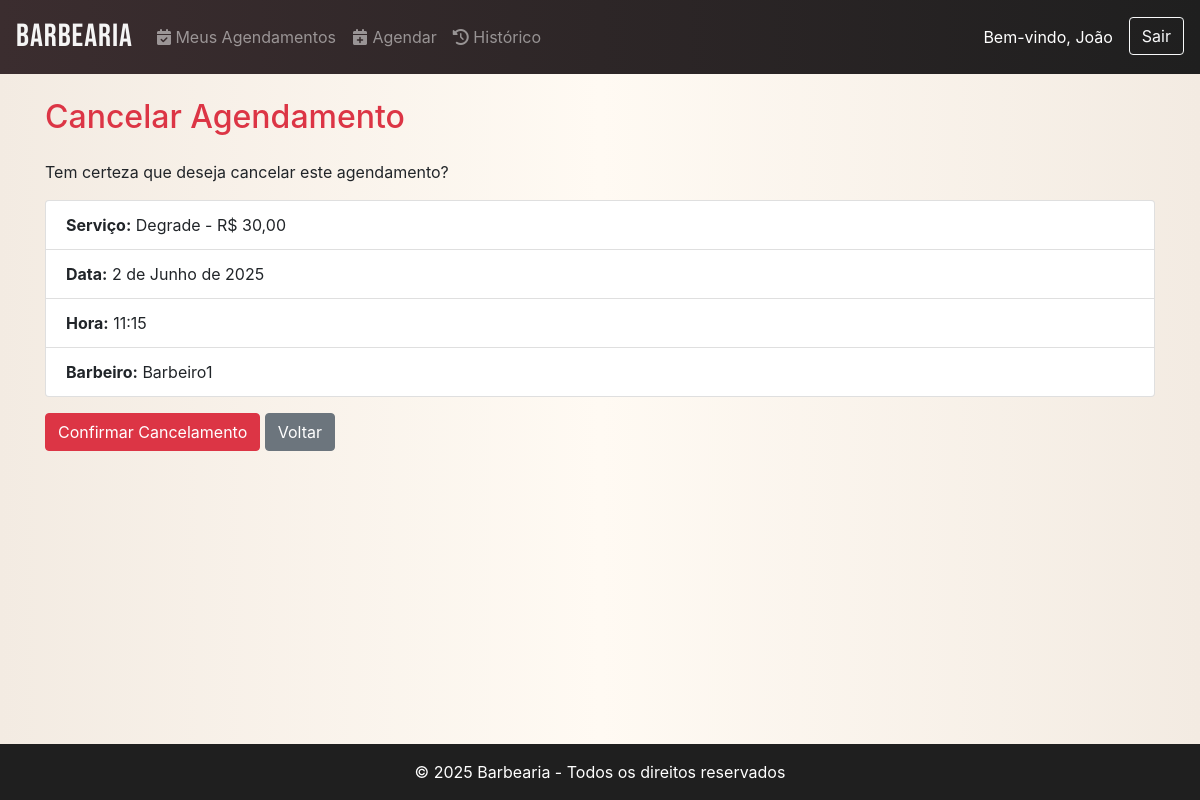
The page /agendamentos/agendamentos/cancelar/16/ (signed in) on the database its author committed.
### barbershop/users/models.py (models this page shows, shortened)
class User(AbstractUser):
    username = models.CharField(max_length=150, unique=False, blank=True)
    email = models.EmailField(unique=True)
    is_client = models.BooleanField(default=False)
    is_barber = models.BooleanField(default=False)
    must_change_password = models.BooleanField(default=False)  # 👈 Adicione isso
    USERNAME_FIELD = 'email'  # login será feito via email
    REQUIRED_FIELDS = ['username']  # campos obrigatórios além do email

### barbershop/appointments/models.py (models this page shows, shortened)
class Appointment(models.Model):
    client = models.ForeignKey(settings.AUTH_USER_MODEL, on_delete=models.CASCADE, related_name='appointments', limit_choices_to={'is_client': True})
    barber = models.ForeignKey(settings.AUTH_USER_MODEL, on_delete=models.CASCADE, related_name='appointments_barber', limit_choices_to={'is_barber': True})
    service = models.ForeignKey(Service, on_delete=models.CASCADE)
    date = models.DateField()
    time = models.TimeField()
    class Meta:
        unique_together = ('barber', 'date', 'time')  # Garante que não haja conflito de horário
    STATUS_CHOICES = [
        ('pendente', 'Pendente'),
        ('confirmado', 'Confirmado'),
        ('concluido', 'Concluído'),
        ('cancelado', 'Cancelado'),
    ]
    status = models.CharField(max_length=10, choices=STATUS_CHOICES, default='pendente')

class Service(models.Model):
    barber = models.ForeignKey(settings.AUTH_USER_MODEL, on_delete=models.CASCADE, limit_choices_to={'is_barber': True})
    name = models.CharField(max_length=100)
    price = models.DecimalField(max_digits=6, decimal_places=2)

### barbershop/appointments/views.py (the view)
# urls.py: path('agendamentos/cancelar/<int:pk>/', views.cancelar_agendamento, name='cancelar_agendamento'),  # ✅ Nova rota
@login_required
def cancelar_agendamento(request, pk):
    agendamento = get_object_or_404(Appointment, pk=pk, client=request.user)
    if request.method == 'POST':
        agendamento.status = 'cancelado'
        agendamento.save()
        return redirect('appointments:list')
    return render(request, 'appointments/cancelar_confirmacao.html', {'agendamento': agendamento})

### barbershop/appointments/templates/appointments/cancelar_confirmacao.html (shortened to what this page needs)
{% extends 'base.html' %}
{% block content %}
<h2 class="mb-4 text-danger">Cancelar Agendamento</h2>
<p>Tem certeza que deseja cancelar este agendamento?</p>
<ul class="list-group mb-3">
  <li class="list-group-item"><strong>Serviço:</strong> {{ agendamento.service.name }} - R$ {{ agendamento.service.price }}</li>
  <li class="list-group-item"><strong>Data:</strong> {{ agendamento.date }}</li>
  <li class="list-group-item"><strong>Hora:</strong> {{ agendamento.time }}</li>
  <li class="list-group-item"><strong>Barbeiro:</strong> {{ agendamento.barber.username }}</li>
</ul>
<form method="post">
  <button type="submit" class="btn btn-danger">Confirmar Cancelamento</button>
  <a href="{% url 'appointments:list' %}" class="btn btn-secondary">Voltar</a>
</form>
{% endblock %}

### barbershop/templates/base.html (shortened to what this page needs)
<!DOCTYPE html>
<html lang="pt-br">
<head>
    <link href="https://stackpath.bootstrapcdn.com/bootstrap/4.5.2/css/bootstrap.min.css" rel="stylesheet">
    <link href="https://cdnjs.cloudflare.com/ajax/libs/font-awesome/6.4.0/css/all.min.css" rel="stylesheet">
</head>
<body>
    <nav class="navbar navbar-expand-lg navbar-dark">
        <a class="navbar-brand" href="/">Barbearia</a>
        <div class="collapse navbar-collapse">
            <ul class="navbar-nav mr-auto">
                {% if user.is_authenticated %}
                    {% if user.is_barber or user.is_staff %}
                        <li class="nav-item">
                            <a class="nav-link text-warning" href="{% url 'dashboard:criar_servico' %}">
                                <i class="fas fa-scissors"></i> Criar Serviço
                            </a>
                        </li>
                    {% else %}
                        <li class="nav-item">
                            <a class="nav-link" href="{% url 'appointments:list' %}">
                                <i class="fas fa-calendar-check"></i> Meus Agendamentos
                            </a>
                        </li>
                        <li class="nav-item">
                            <a class="nav-link" href="{% url 'appointments:schedule' %}">
                                <i class="fas fa-calendar-plus"></i> Agendar
                            </a>
                        </li>
                        <li class="nav-item">
                            <a class="nav-link" href="{% url 'appointments:historico' %}">
                                <i class="fas fa-history"></i> Histórico
                            </a>
                         </li>
                    {% endif %}
                {% endif %}
            </ul>
            {% if user.is_authenticated %}
            <ul class="navbar-nav">
                <li class="nav-item">
                    <span class="navbar-text text-white mr-3">Bem-vindo, {{ user.first_name }}</span>
                </li>
                <li class="nav-item">
                    <form action="{% url 'users:logout' %}" method="post" style="display: inline;">
                        <button type="submit" class="btn btn-outline-light">Sair</button>
                    </form>
                </li>
            </ul>
            {% endif %}
        </div>
    </nav>
    <main class="container mt-4 main-content">
        {% block content %}{% endblock %}
    </main>
    <footer class="footer text-white text-center py-3">
        <p class="mb-0">© 2025 Barbearia - Todos os direitos reservados</p>
    </footer>
</body>
</html>

### barbershop/templates/base.html (style rules this page uses)
:root { --page-bg: linear-gradient(to right, #f3ebe2, #fffaf3, #f3ebe2); --page-bg-dark: linear-gradient(to right, #111111, #1a1a1a, #111111); --text-light: #f1f1f1; }
html, body { height: 100%; margin: 0; }
body { display: flex; flex-direction: column; background: var(--page-bg); }
.main-content { flex: 1; }
.navbar { background: linear-gradient(to right, #3b2d2f, #1f1f1f); }
.navbar-brand { font-family: 'Bebas Neue', sans-serif; font-size: 2rem; letter-spacing: 1px; color: #f5f5f5 !important; }
.footer { background: #1f1f1f; }

### rows shown on the page
User: first_name "João"
Appointment: service.name "Degrade", service.price "30,00", date "2 de Junho de 2025", time "11:15", barber.username "Barbeiro1"
